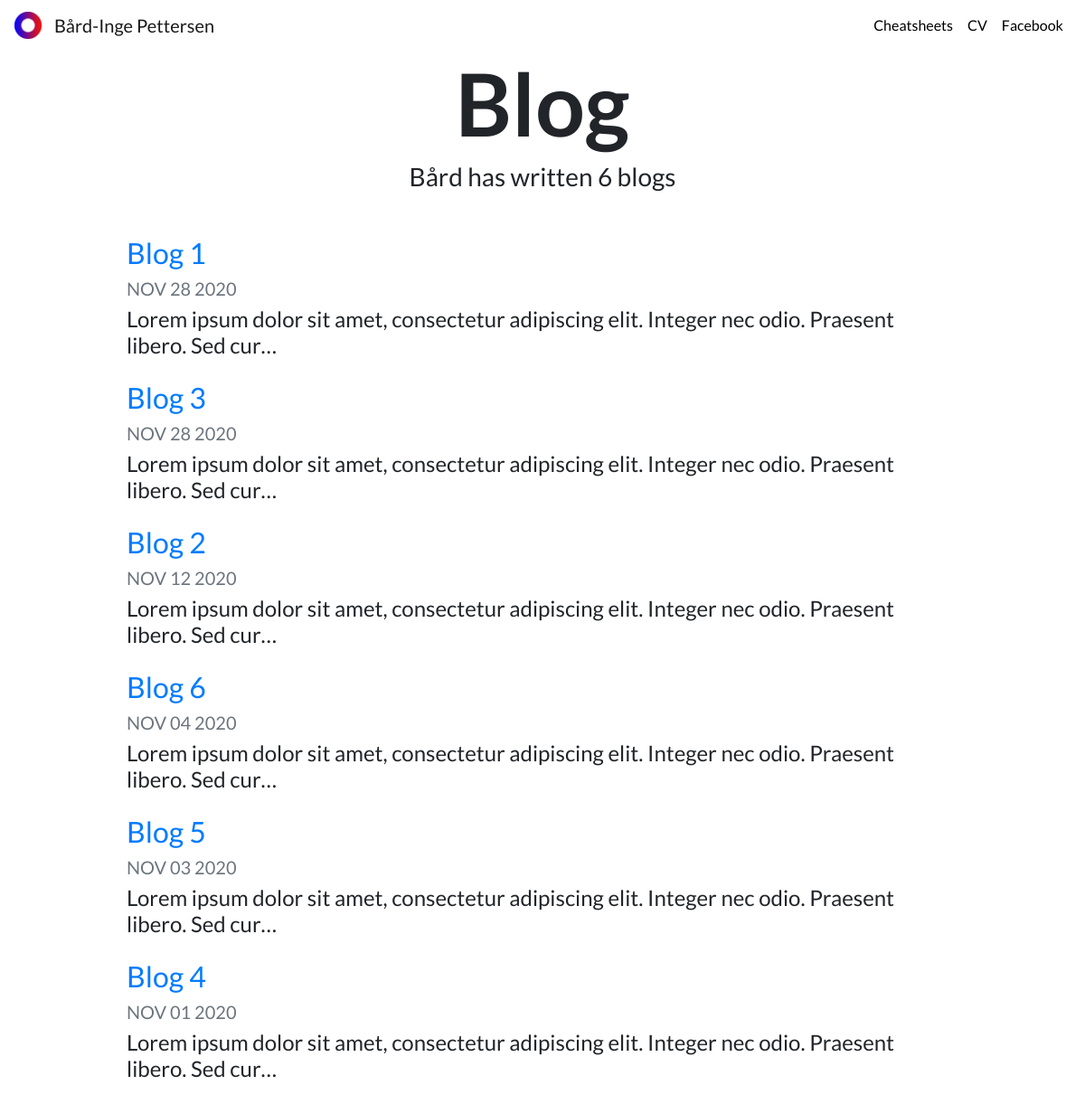
Screenshot of /blog/ with the database file from the repository.
### blog/models.py (models this page shows, shortened)
class Blog(models.Model):
    title = models.CharField(max_length=200)
    description = models.TextField()
    date = models.DateField()

### blog/views.py (the view)
# urls.py: path('', views.all_blogs, name='all_blogs'),
def all_blogs(request):
    blogs = Blog.objects.all().order_by('-date')
    return render(request, 'blog/all_blogs.html', {'blogs': blogs})

### blog/templates/blog/all_blogs.html
{% extends "portfolio/base.html" %}
{% load static %}
{% block content %}
<h1 id="blogtitle" class="font-weight-bold text-center">Blog</h1>
<h3 class="text-center mb-5">Bård has written {{ blogs.count }} blog{{ blogs.count|pluralize }}</h3>
{% for blog in blogs %}
<div class="row justify-content-center my-3">
  <div class="col-md-10">
    <a href="{% url 'blog:detail' blog.id %}">
      <h2>{{ blog.title }}</h2>
    </a>
    <h5 class="text-muted">{{ blog.date|date:'M d Y'|upper }}</h5>
    <h4>{{ blog.description|striptags|truncatechars:100 }}</h4>
  </div>
</div>
{% endfor %}
{% endblock %}

### portfolio/static/portfolio/custom.css (style rules this page uses)
body { font-family: 'Lato', sans-serif; }
#blogtitle { font-size: 6rem; }

### rows the page displays
Blog: title "Blog 1", date "NOV 28 2020", description "Lorem ipsum dolor sit amet, consectetur adipiscing elit. Integer nec odio. Praesent libero. Sed cur…"
Blog: title "Blog 3", date "NOV 28 2020", description "Lorem ipsum dolor sit amet, consectetur adipiscing elit. Integer nec odio. Praesent libero. Sed cur…"
Blog: title "Blog 2", date "NOV 12 2020", description "Lorem ipsum dolor sit amet, consectetur adipiscing elit. Integer nec odio. Praesent libero. Sed cur…"
Blog: title "Blog 6", date "NOV 04 2020", description "Lorem ipsum dolor sit amet, consectetur adipiscing elit. Integer nec odio. Praesent libero. Sed cur…"
Blog: title "Blog 5", date "NOV 03 2020", description "Lorem ipsum dolor sit amet, consectetur adipiscing elit. Integer nec odio. Praesent libero. Sed cur…"
Blog: title "Blog 4", date "NOV 01 2020", description "Lorem ipsum dolor sit amet, consectetur adipiscing elit. Integer nec odio. Praesent libero. Sed cur…"

### other values shown
{{ blogs.count }} "6"
